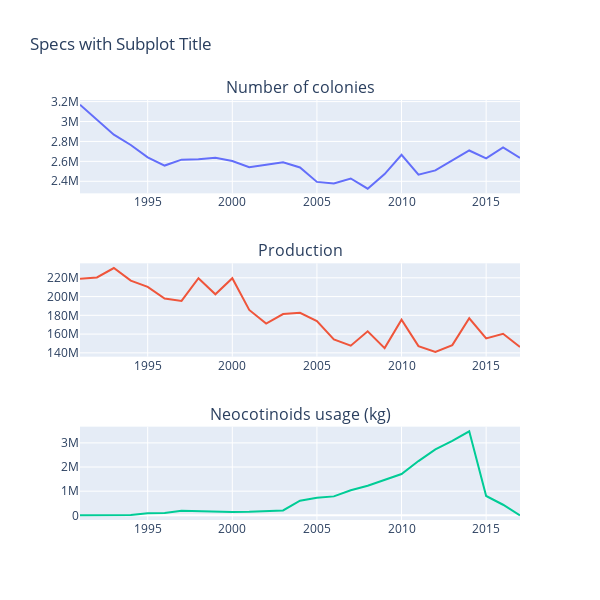

Here is the notebook cell this chart was saved with:
### Code cell
df_filter = df.groupby('year').agg(numcol = ('numcol', sum), prod = ('totalprod', sum) ,neoc = ('nAllNeonic', sum))

fig = make_subplots(
            rows=3, cols=1, 
            specs=[[{}], [{}], [{}]],
            subplot_titles=("Number of colonies","Production", "Neocotinoids usage (kg)")
)
fig.add_trace(
    go.Scatter(x=df_filter.index, y=df_filter['numcol']),
    row=1, col=1
)
fig.add_trace(
    go.Scatter(x=df_filter.index, y=df_filter['prod']),
    row=2, col=1
)
fig.add_trace(
    go.Scatter(x=df_filter.index, y=df_filter['neoc']),
    row=3, col=1
)
fig.update_layout(
    showlegend=False, 
    title_text="Specs with Subplot Title",     
    autosize=False,
    width=600,
    height=600,)
fig.show()

### Figure 1 — Plotly figure (JSON) as saved in the notebook; plotly's stock layout.template omitted (floating-point values rounded to 4 significant figures)
{"data": [{"type": "scatter", "x": [1991, 1992, 1993, 1994, 1995, 1996, 1997, 1998, 1999, 2000, 2001, 2002, 2003, 2004, 2005, 2006, 2007, 2008, 2009, 2010, 2011, 2012, 2013, 2014, 2015, 2016, 2017], "xaxis": "x", "y": [3169000, 3021000, 2868000, 2764000, 2640000, 2558000, 2617000, 2621000, 2637000, 2604000, 2542000, 2565000, 2591000, 2539000, 2394000, 2378000, 2428000, 2326000, 2472000, 2666000, 2466000, 2509000, 2607000, 2709000, 2630000, 2740000, 2635000], "yaxis": "y"}, {"type": "scatter", "x": [1991, 1992, 1993, 1994, 1995, 1996, 1997, 1998, 1999, 2000, 2001, 2002, 2003, 2004, 2005, 2006, 2007, 2008, 2009, 2010, 2011, 2012, 2013, 2014, 2015, 2016, 2017], "xaxis": "x2", "y": [218883000, 220349000, 230444000, 216968000, 210278000, 197908000, 195303000, 219519000, 202387000, 219558000, 185748000, 171265000, 181372000, 182729000, 173969000, 154238000, 147621000, 162972000, 145068000, 175294000, 147201000, 140907000, 148204000, 176866000, 155376000, 160357000, 146165000], "yaxis": "y2"}, {"type": "scatter", "x": [1991, 1992, 1993, 1994, 1995, 1996, 1997, 1998, 1999, 2000, 2001, 2002, 2003, 2004, 2005, 2006, 2007, 2008, 2009, 2010, 2011, 2012, 2013, 2014, 2015, 2016, 2017], "xaxis": "x3", "y": [0, 0, 0, 11210.0, 82134, 101000.0, 185900.0, 166300.0, 140200.0, 133900.0, 143700.0, 168700.0, 203264, 604100.0, 725900.0, 784600.0, 1040000.0, 1226000.0, 1468000.0, 1709000.0, 2247000.0, 2733000.0, 3085000.0, 3478000.0, 801069, 438800.0, 0], "yaxis": "y3"}], "layout": {"annotations": [{"font": {"size": 16}, "showarrow": false, "text": "Number of colonies", "x": 0.5, "xanchor": "center", "xref": "paper", "y": 1, "yanchor": "bottom", "yref": "paper"}, {"font": {"size": 16}, "showarrow": false, "text": "Production", "x": 0.5, "xanchor": "center", "xref": "paper", "y": 0.6111, "yanchor": "bottom", "yref": "paper"}, {"font": {"size": 16}, "showarrow": false, "text": "Neocotinoids usage (kg)", "x": 0.5, "xanchor": "center", "xref": "paper", "y": 0.2222, "yanchor": "bottom", "yref": "paper"}], "autosize": false, "height": 600, "showlegend": false, "title": {"text": "Specs with Subplot Title"}, "width": 600, "xaxis": {"anchor": "y", "domain": [0, 1]}, "xaxis2": {"anchor": "y2", "domain": [0, 1]}, "xaxis3": {"anchor": "y3", "domain": [0, 1]}, "yaxis": {"anchor": "x", "domain": [0.7778, 1]}, "yaxis2": {"anchor": "x2", "domain": [0.3889, 0.6111]}, "yaxis3": {"anchor": "x3", "domain": [0, 0.2222]}}}
